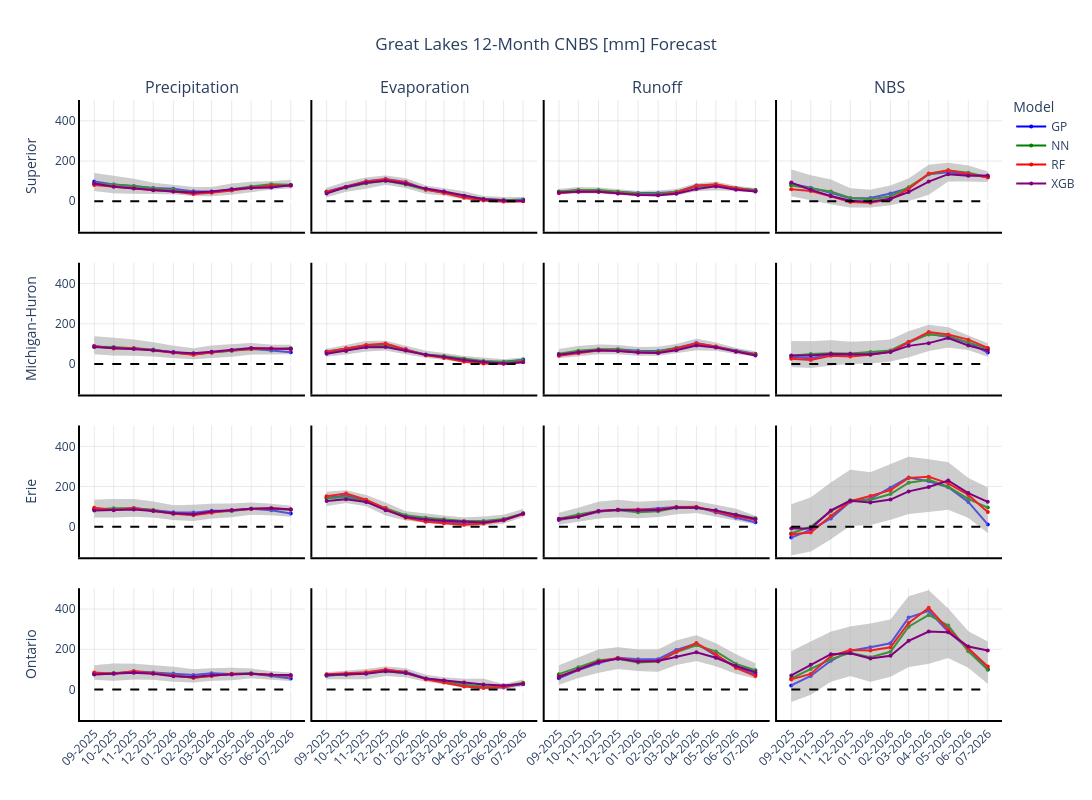

Source (notebook cell):
### Markdown cell above
**Interactive 4×4 Grid of Great Lakes 12-Month NBS Forecasts**

This section uses **Plotly** to create a fully interactive **4×4 subplot grid** that visualizes the mean forecasts and uncertainty ranges for precipitation, evaporation, runoff, and total CNBS across the four Great Lakes basins.

### Code cell
plot_forecast_interactive(df_filtered, input_dir + 'forecast/CNBS_forecasts_interactive.html')
